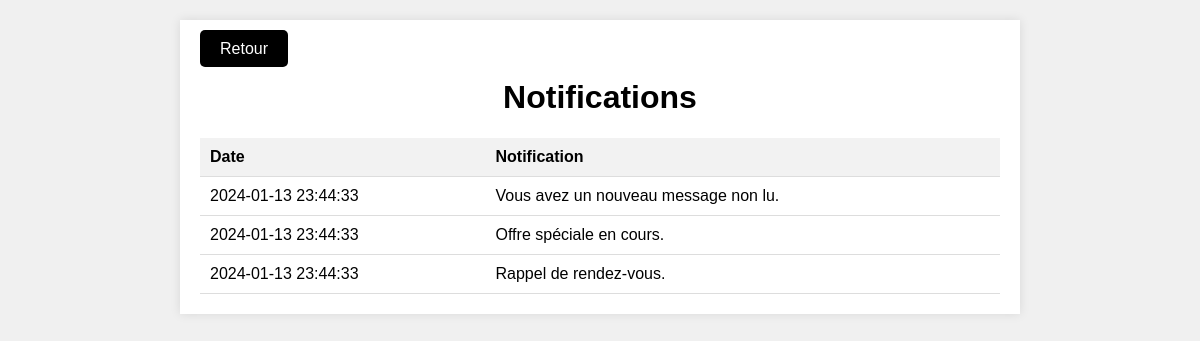
/notification.php (signed in), run on the app's committed database.
### tables this page shows
CREATE TABLE `notifications` (
  `id_notification` int(11) NOT NULL,
  `id_utilisateur` int(11) NOT NULL,
  `message` text NOT NULL,
  `date_notification` timestamp NOT NULL DEFAULT current_timestamp(),
  `is_read` tinyint(1) DEFAULT 0
);

### notification.php (the view, shortened to what this page needs)
<?php
include 'connexion.php';
$id_utilisateur = $_SESSION['user_id'];
$sql = "SELECT * FROM notifications WHERE id_utilisateur = $id_utilisateur";
$result = mysqli_query($link, $sql);
if (mysqli_num_rows($result) > 0) {
    ?>
    <!DOCTYPE html>
    <html lang="fr">
    <head>
    </head>
    <body>
    <div class="container">
        <a href="index.php" class="btn btn-custom">Retour</a>
        <h1>Notifications</h1>
        <table>
            <thead>
                <tr>
                    <th>Date</th>
                    <th>Notification</th>
                </tr>
            </thead>
            <tbody>
                <?php
                while ($row = mysqli_fetch_assoc($result)) {
                    echo "<tr>";
                    echo "<td>{$row['date_notification']}</td>";
                    echo "<td>{$row['message']}</td>";
                    echo "</tr>";
                }
                ?>
            </tbody>
        </table>
    </div>
    </body>
    </html>
    <?php
} else {
    echo "Vous n'avez aucune notification.";
}
?>

### notification.php (style rules this page uses)
body { font-family: Arial, sans-serif; background-color: #f0f0f0; margin: 0; padding: 0; }
.container { max-width: 800px; margin: 20px auto; padding: 20px; background-color: #fff; box-shadow: 0 0 10px rgba(0, 0, 0, 0.1); }
h1 { text-align: center; }
table { width: 100%; border-collapse: collapse; }
th, td { padding: 10px; text-align: left; border-bottom: 1px solid #ddd; }
th { background-color: #f2f2f2; }
.btn-custom { background-color: #000; color: #fff; font-family: 'VotrePolice', sans-serif; font-size: 16px; padding: 10px 20px; border: none; border-radius: 5px; cursor: pointer; text-decoration: none; transition: background-color 0.3s ease-in-out, color 0.3s ease-in-out; }

### data on the page
notifications: date_notification "2024-01-13 23:44:33", message "Vous avez un nouveau message non lu."
notifications: date_notification "2024-01-13 23:44:33", message "Offre spéciale en cours."
notifications: date_notification "2024-01-13 23:44:33", message "Rappel de rendez-vous."
